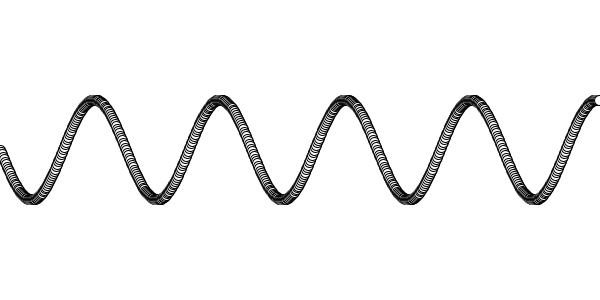
Frame 1 (no input)
Frame 60 (the mouse pressed at the canvas centre just before this capture): identical to frame 1, image omitted
Frame 120 (the mouse held since frame 60 and released just before this capture): identical to frame 1, image omitted

The Processing sketch that drew this single still picture (run headless with seeded random() and noise(); from frame 60 on, the mouse is pressed at the canvas centre):

// Processing sketch: SineWave
// ── SineWave.pde
void setup() {
  size(600, 300);
}

void draw() {
  background(255);
  for (int i = 0; i < width; i++) {
    float x = i;
    float y = height/2 + sin(i*0.05)*50; //we want to add to the height, because that's going to be our wae
    ellipse(x, y, 10, 10);
  }
}
